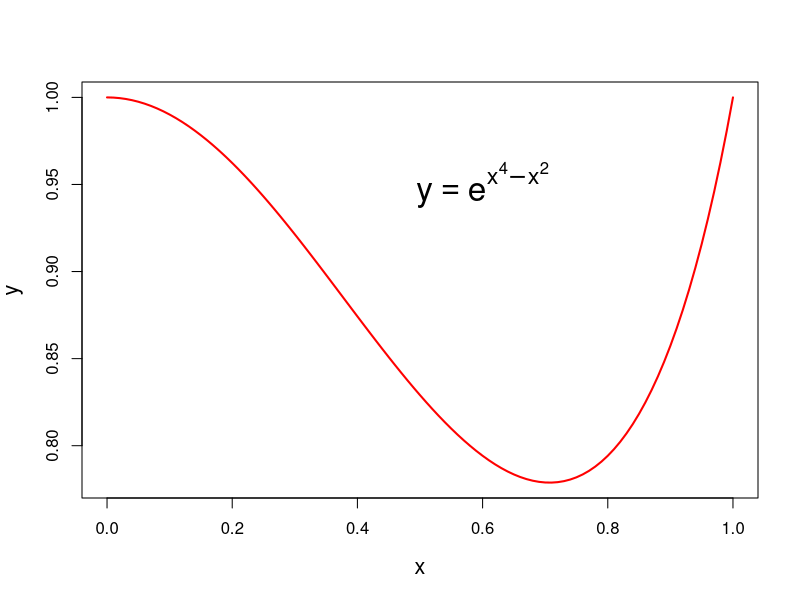
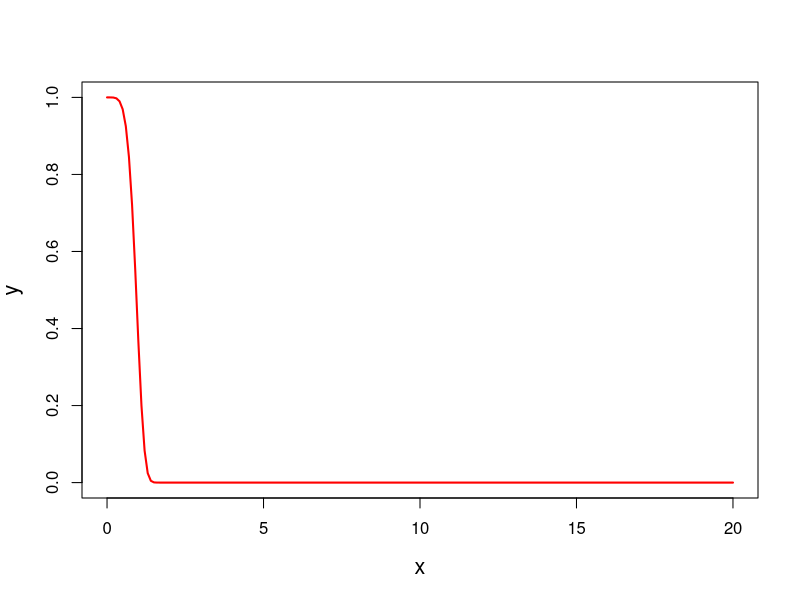
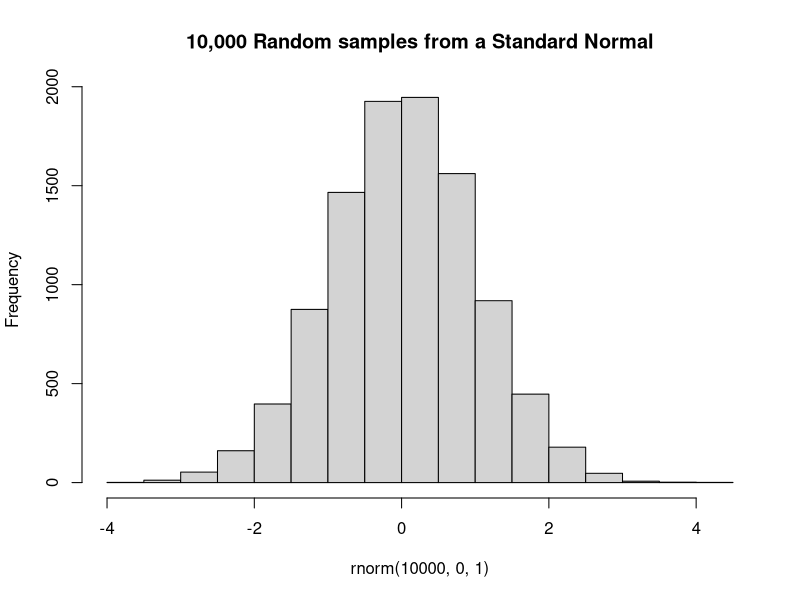

The R script that drew these images, in order:
## ---- chunk 1
set.seed(5172013)
## ---- chunk 2
integrand_function <- function(x){
  return(exp(x^4 - x^2))
}
## ---- chunk 3
x_values <- c(0:100) / 100

plot(x_values, integrand_function(x_values), type = "l", lwd = 2, xlab = "x", ylab = "y", cex.lab = 1.3, col = "red")
text(0.6, 0.95, expression(y == e^{x^4 - x^2}), cex = 2)
## ---- chunk 4
det_int <- integrate(integrand_function, lower = 0, upper = 1)
## ---- chunk 5
names(det_int)

det_int$value
det_int$message
## ---- chunk 6
mcarlo_iterations <- 1000000

unif_sample <- runif(mcarlo_iterations)
## ---- chunk 7
(mcarlo_int = mean(integrand_function(unif_sample)))
## ---- chunk 8
(mcarlo_error = sd(integrand_function(unif_sample))/sqrt(mcarlo_iterations))
## ---- chunk 9
(c(mcarlo_int - 1.96*mcarlo_error, mcarlo_int + 1.96*mcarlo_error))
## ---- chunk 10
(det_int)
## ---- chunk 11
alpha <- 2
beta <- 2
## ---- chunk 12
(beta_2nd_moment_theory <- alpha * (alpha + 1) / ((alpha + beta + 1) * (alpha + beta)))
## ---- chunk 13
beta_integrand <- function(x){
  return(x^2 * dbeta(x, shape1 = alpha, shape2 = beta))
}

(beta_2nd_moment_det <- integrate(beta_integrand, lower = 0, upper = 1))
## ---- chunk 14
beta_mcarlo_iterations <- 1000

beta_sample <- rbeta(beta_mcarlo_iterations, shape1=alpha, shape2=beta)

(beta_2nd_moment_mc <- mean(beta_sample^2))
## ---- chunk 15
(beta_mcarlo_error <- sd(beta_sample^2) / sqrt(beta_mcarlo_iterations))
## ---- chunk 16
c(
  beta_2nd_moment_mc - 1.96 * beta_mcarlo_error, 
  beta_2nd_moment_mc + 1.96 * beta_mcarlo_error
)
## ---- chunk 17
beta_2nd_moment_theory
beta_2nd_moment_det
beta_2nd_moment_mc

c(
  beta_2nd_moment_mc - 1.96 * beta_mcarlo_error, 
  beta_2nd_moment_mc + 1.96 * beta_mcarlo_error
)
## ---- chunk 18
alpha <- 2
beta <- 5
## ---- chunk 19
beta_integrand <- function(x){
  return(x^4 * dbeta(x, shape1 = alpha, shape2 = beta))
}

(beta_4th_moment_det <- integrate(beta_integrand, lower = 0, upper = 1))
## ---- chunk 20
beta_mcarlo_iterations <- 1000

beta_sample <- rbeta(beta_mcarlo_iterations, shape1 = alpha, shape2 = beta)

(beta_4th_moment_mc <- mean(beta_sample^4))
## ---- chunk 21
(beta_mcarlo_error <- sd(beta_sample^4) / sqrt(beta_mcarlo_iterations))

c(
  beta_4th_moment_mc - 1.96 * beta_mcarlo_error, 
  beta_4th_moment_mc + 1.96 * beta_mcarlo_error
)
## ---- chunk 22
beta_4th_moment_det
beta_4th_moment_mc

c(
  beta_4th_moment_mc - 1.96 * beta_mcarlo_error, 
  beta_4th_moment_mc + 1.96 * beta_mcarlo_error
)
## ---- chunk 23
integrand_function2 <- function(x){
  return(exp(-x^5))
}
## ---- chunk 24
x_values <- seq(0,20,0.1)

plot(x_values, integrand_function2(x_values), type = "l", lwd = 2, xlab = "x", ylab = "y", cex.lab = 1.3, col = "red")
## ---- chunk 25
(det_int2 <- integrate(integrand_function2, lower = 0, upper = Inf))
## ---- chunk 26
mcarlo_iterations2 <- 1000000
exp_rate <- 1
exp_sample <- rexp(mcarlo_iterations2, rate = exp_rate)

#arithmetic average

mc_samples <- integrand_function2(exp_sample) / dexp(exp_sample, rate = exp_rate)
mcarlo_int2 <- mean(mc_samples)
## ---- chunk 27
mcarlo_error2 = sd(mc_samples) / sqrt(mcarlo_iterations2)
print(mcarlo_error2)
## ---- chunk 28
c(mcarlo_int2 - 1.96 * mcarlo_error2, mcarlo_int2 + 1.96 * mcarlo_error2)
## ---- chunk 29
det_int2
## ---- chunk 30
mcarlo_iterations2 <- 1000000
exp_rate <- 10
exp_sample <- rexp(mcarlo_iterations2, rate = exp_rate)

#arithmetic average
(mcarlo_int3 <- mean(integrand_function2(exp_sample) / dexp(exp_sample, rate = exp_rate)))
(mcarlo_error3 = sd(integrand_function2(exp_sample) / dexp(exp_sample, rate = exp_rate)) / sqrt(mcarlo_iterations2))

mcarlo_error3
## ---- chunk 31
hist(rnorm(10000,0,1), main = "10,000 Random samples from a Standard Normal")
## ---- chunk 32
my_const <- 4.5
sim_size <- 1000000
## ---- chunk 33
(true_prob <- pnorm(my_const, lower.tail = FALSE))
## ---- chunk 34
naive_samples <- ifelse(rnorm(sim_size) > my_const, yes = 1, no = 0)
(naive_est <- mean(naive_samples))
## ---- chunk 35
shift_exp <- rexp(sim_size, rate = 1) + my_const
# weights = dnorm(x)/q(x)
is_samples <- dnorm(shift_exp) / exp(-(shift_exp - my_const))
(is_est <- mean(is_samples))
## ---- chunk 36
print(true_prob)
print(naive_est)
print(is_est)
## ---- chunk 37
(naive_var_mc <- var(naive_samples) / sim_size)
(is_var_mc <- var(is_samples) / sim_size)
## ---- chunk 38
# Naive (not very useful, the variance estimate might be degenerate):
c(naive_est - 1.96 * sqrt(naive_var_mc), naive_est + 1.96 * sqrt(naive_var_mc))

# Importance Sampling:
c(is_est - 1.96 * sqrt(is_var_mc), is_est + 1.96 * sqrt(is_var_mc))
